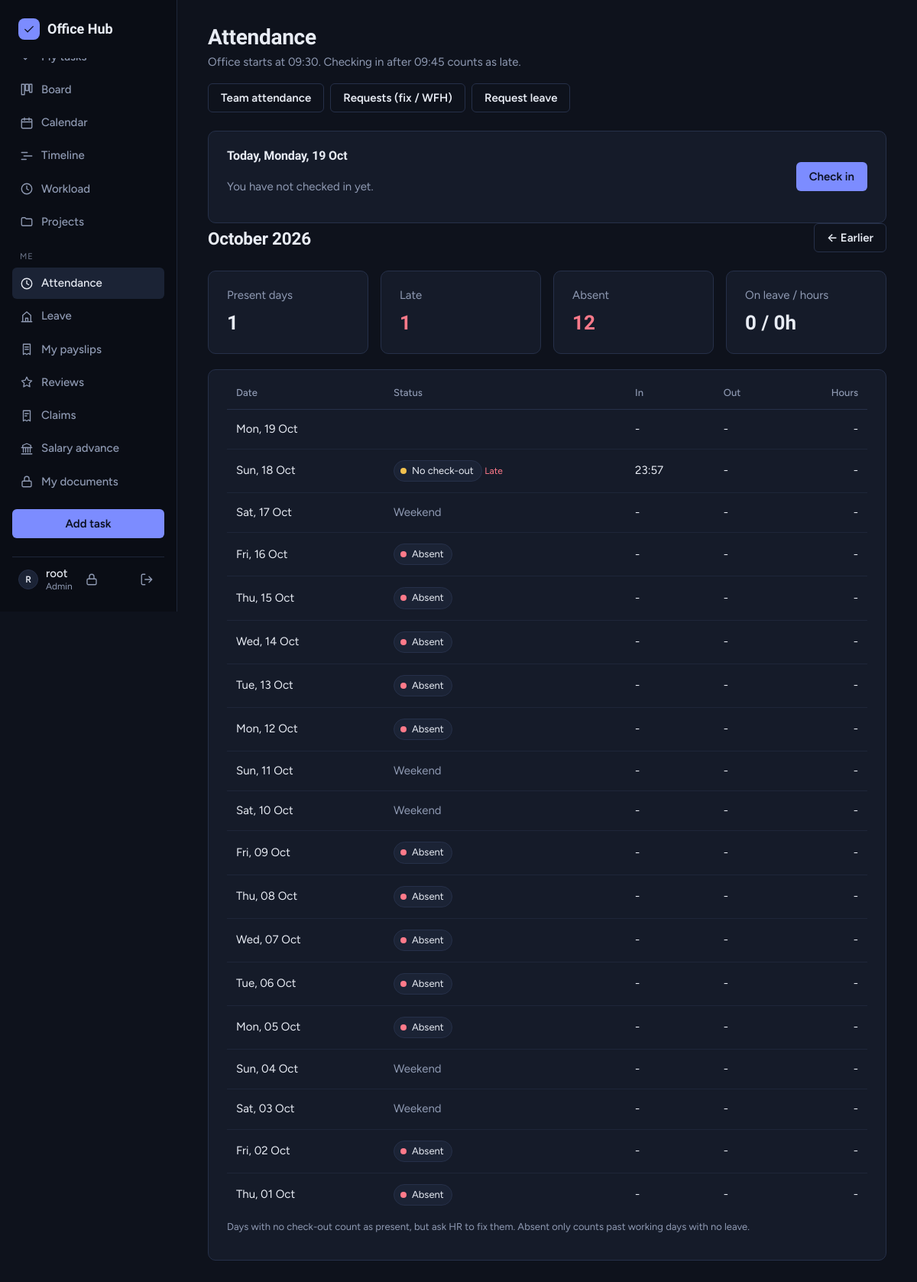
Page /attendance/ (signed in) on the committed database.
### core/models.py (models this page shows, shortened)
class Attendance(models.Model):
    user = models.ForeignKey(User, on_delete=models.CASCADE, related_name='attendance')
    date = models.DateField()
    check_in = models.DateTimeField()
    check_out = models.DateTimeField(null=True, blank=True)
    note = models.CharField(max_length=200, blank=True)
    MODE_CHOICES = [('office', 'Office'), ('wfh', 'Work from home')]
    mode = models.CharField(max_length=6, choices=MODE_CHOICES, default='office')
    edited_by = models.ForeignKey(User, on_delete=models.SET_NULL, null=True, blank=True, related_name='+')
    class Meta:
        ordering = ['-date']
        constraints = [models.UniqueConstraint(fields=['user', 'date'], name='one_attendance_per_day')]
    @property
    def hours(self):
        if not self.check_out:
            return None
        return max((self.check_out - self.check_in).total_seconds(), 0) / 3600

### core/views_attendance.py (the view)
# urls.py: path('attendance/', views_attendance.attendance_me, name='attendance_me'),
@login_required
def attendance_me(request):
    today = timezone.localdate()
    year, month = _parse_month(request.GET.get('month'))
    if (year, month) > (today.year, today.month):
        year, month = today.year, today.month
    rows, summary = month_data([request.user], year, month, today)[request.user.pk]
    record_today = Attendance.objects.filter(user=request.user, date=today).first()
    prev_year, prev_month = _shift_month(year, month, -1)
    next_year, next_month = _shift_month(year, month, 1)
    return render(request, 'core/attendance.html', {
        'record': record_today,
        'can_check_in': record_today is None,
        'can_check_out': record_today is not None and record_today.check_out is None,
        'rows': list(reversed(rows)),
        'summary': summary,
        'label': month_label(year, month),
        'prev_key': _month_key(prev_year, prev_month),
        'next_key': _month_key(next_year, next_month) if (next_year, next_month) <= (today.year, today.month) else None,
        'start': work_start(),
        'cutoff': late_cutoff(),
        'now': timezone.localtime(),
        'can_view_team': bool(visible_people(request.user).exists()) or is_hr(request.user),
    })

### core/attendance.py (called while the page is built, shortened)
def work_start():
    try:
        hour, minute = (int(part) for part in str(settings.ATTENDANCE_START).split(':'))
        return datetime.time(hour, minute)
    except (ValueError, TypeError):
        return datetime.time(9, 30)

def late_cutoff():
    start = datetime.datetime.combine(datetime.date(2000, 1, 1), work_start())
    return (start + datetime.timedelta(minutes=settings.ATTENDANCE_GRACE_MINUTES)).time()

def is_late(record):
    return timezone.localtime(record.check_in).time() > late_cutoff()

def classify(record, today):
    if record.check_out is None:
        return 'open' if record.date >= today else 'no_checkout'

def _leave_dates(leaves, start, end):
    dates = set()
    for leave in leaves:
        day = max(leave.start_date, start)
        stop = min(leave.end_date, end)
        while day <= stop:
            dates.add(day)
            day += datetime.timedelta(days=1)
    return dates

### core/context_processors.py (called while the page is built)
def app_context(request):
    user = getattr(request, 'user', None)
    if user is None or not user.is_authenticated:
        return {}
    return {
        'unread_notifications_count': Notification.objects.filter(user=user, is_read=False).count(),
        'user_role': role_of(user),
        'user_is_manager': is_manager(user),
        'user_is_hr': is_hr(user),
        'currency': settings.CURRENCY_SYMBOL,
    }

### core/hr.py (called while the page is built)
def holiday_set(start, end):
    return set(Holiday.objects.filter(date__range=(start, end)).values_list('date', flat=True))

def month_bounds(year, month):
    return datetime.date(year, month, 1), datetime.date(year, month, calendar.monthrange(year, month)[1])

### core/permissions.py (called while the page is built)
def role_of(user):
    if not getattr(user, 'is_authenticated', False):
        return None
    if user.is_superuser:
        return 'admin'
    profile = getattr(user, 'profile', None)
    return profile.role if profile else 'member'

def is_manager(user):
    return role_of(user) in ('admin', 'manager')

def is_hr(user):
    return role_of(user) in ('admin', 'hr')

### core/views_attendance.py (called while the page is built)
def visible_people(viewer):
    people = User.objects.filter(is_active=True).select_related('profile').order_by('username')
    if is_hr(viewer):
        return people
    if is_manager(viewer):
        return people.filter(profile__reporting_manager=viewer)
    return people.none()

### core/views_hr.py (called while the page is built)
def month_label(year, month):
    return f'{MONTH_NAMES[month]} {year}'

def _month_key(year, month):
    return f'{year}-{month:02d}'

def _shift_month(year, month, delta):
    index = year * 12 + (month - 1) + delta
    return index // 12, index % 12 + 1

### core/templates/core/attendance.html (shortened to what this page needs)
{% extends 'core/base.html' %}
{% block content %}
<div class="page-head">
    <div>
        <h1>Attendance</h1>
        <p class="page-sub">Office starts at {{ start|time:"H:i" }}. Checking in after {{ cutoff|time:"H:i" }} counts as late.</p>
    </div>
    <div class="head-actions">
        {% if can_view_team %}<a href="{% url 'attendance_team' %}" class="btn btn-ghost">Team attendance</a>{% endif %}
        <a href="{% url 'request_list' %}" class="btn btn-ghost">Requests (fix / WFH)</a>
        <a href="{% url 'leave_add' %}" class="btn btn-ghost">Request leave</a>
    </div>
</div>
<section class="card checkin" aria-labelledby="today-title">
    <div>
        <h2 class="card-title" id="today-title">Today, {{ now|date:"l, d M" }}</h2>
        {% if record %}
        <p class="muted">{% if record.mode == 'wfh' %}<span class="chip">Work from home</span> {% endif %}Checked in at <strong>{{ record.check_in|time:"H:i" }}</strong>{% if record.check_out %}, checked out at <strong>{{ record.check_out|time:"H:i" }}</strong> ({{ record.hours|floatformat:1 }} hours).{% else %}. Don't forget to check out.{% endif %}</p>
        {% else %}
        <p class="muted">You have not checked in yet.</p>
        {% endif %}
    </div>
    <div class="head-actions">
        {% if can_check_in %}<form method="POST" action="{% url 'check_in' %}">{% csrf_token %}<button type="submit" class="btn btn-primary">Check in</button></form>{% endif %}
    </div>
</section>
<div class="page-head">
    <div><h2 style="margin:0;">{{ label }}</h2></div>
    <div class="head-actions">
        <a href="?month={{ prev_key }}" class="btn btn-ghost">&larr; Earlier</a>
    </div>
</div>
{% include 'core/_attendance_summary.html' %}
<section class="card">
    {% include 'core/_attendance_rows.html' with hr=False %}
    <p class="help">Days with no check-out count as present, but ask HR to fix them. Absent only counts past working days with no leave.</p>
</section>
{% endblock %}

### core/templates/core/base.html (shortened to what this page needs)
{% load static %}<!DOCTYPE html>
<html lang="en">
<head>
    <link href="{% static 'core/css/theme.css' %}" rel="stylesheet">
</head>
<body>
{% with url_name=request.resolver_match.url_name %}
<div class="shell">
    <aside class="sidebar">
        <a class="brand" href="{% url 'dashboard' %}">
            <span class="brand-mark" aria-hidden="true">
                <svg class="icon" viewBox="0 0 24 24"><path d="M5 12.5l4.5 4.5L19 7.5"/></svg>
            </span>
            Office Hub
        </a>
        <nav class="nav" aria-label="Main">
            <a href="{% url 'dashboard' %}?mine=1" {% if url_name == 'dashboard' and request.GET.mine %}aria-current="page"{% endif %}>
                <svg class="icon" viewBox="0 0 24 24" aria-hidden="true"><path d="M5 12.5l4.5 4.5L19 7.5"/></svg>
                My tasks
            </a>
            <a href="{% url 'board' %}" {% if url_name in "board" %}aria-current="page"{% endif %}>
                <svg class="icon" viewBox="0 0 24 24" aria-hidden="true"><path d="M3 3h5v18H3zM10 3h5v11h-5zM17 3h4v14h-4z"/></svg>
                Board
            </a>
            <a href="{% url 'task_calendar' %}" {% if url_name in "task_calendar" %}aria-current="page"{% endif %}>
                <svg class="icon" viewBox="0 0 24 24" aria-hidden="true"><path d="M3 7a2 2 0 0 1 2-2h14a2 2 0 0 1 2 2v12a2 2 0 0 1-2 2H5a2 2 0 0 1-2-2zM3 10h18M8 3v4M16 3v4"/></svg>
                Calendar
            </a>
            <a href="{% url 'timeline' %}" {% if url_name in "timeline" %}aria-current="page"{% endif %}>
                <svg class="icon" viewBox="0 0 24 24" aria-hidden="true"><path d="M3 6h10M7 12h14M3 18h8"/></svg>
                Timeline
            </a>
            <a href="{% url 'workload' %}" {% if url_name in "workload" %}aria-current="page"{% endif %}>
                <svg class="icon" viewBox="0 0 24 24" aria-hidden="true"><path d="M12 3a9 9 0 1 0 0 18 9 9 0 0 0 0-18zM12 7v5l3 2"/></svg>
                Workload
            </a>
            <a href="{% url 'project_list' %}" {% if url_name in "project_list project_add project_edit project_delete label_list" %}aria-current="page"{% endif %}>
                <svg class="icon" viewBox="0 0 24 24" aria-hidden="true"><path d="M3 7a2 2 0 0 1 2-2h4l2 2h8a2 2 0 0 1 2 2v8a2 2 0 0 1-2 2H5a2 2 0 0 1-2-2z"/></svg>
                Projects
            </a>
            <div class="nav-section">Me</div>
            <a href="{% url 'attendance_me' %}" {% if url_name in "attendance_me attendance_team attendance_person attendance_edit request_list request_add" %}aria-current="page"{% endif %}>
                <svg class="icon" viewBox="0 0 24 24" aria-hidden="true"><path d="M12 3a9 9 0 1 0 0 18 9 9 0 0 0 0-18zM12 7v5l3.5 2"/></svg>
                Attendance
            </a>
            <a href="{% url 'leave_list' %}" {% if url_name in "leave_list leave_add" %}aria-current="page"{% endif %}>
                <svg class="icon" viewBox="0 0 24 24" aria-hidden="true"><path d="M3 21h18M5 21V10l7-6 7 6v11M10 21v-6h4v6"/></svg>
                Leave
            </a>
            <a href="{% url 'my_payslips' %}" {% if url_name in "my_payslips payslip_detail" %}aria-current="page"{% endif %}>
                <svg class="icon" viewBox="0 0 24 24" aria-hidden="true"><path d="M6 3h12v18l-3-2-3 2-3-2-3 2zM9 8h6M9 12h6"/></svg>
                My payslips
            </a>
            <a href="{% url 'review_home' %}" {% if url_name in "review_home review_detail cycle_add cycle_detail" %}aria-current="page"{% endif %}>
                <svg class="icon" viewBox="0 0 24 24" aria-hidden="true"><path d="M12 3l2.7 5.6 6.1.9-4.4 4.3 1 6.1L12 17l-5.4 2.9 1-6.1L3.2 9.5l6.1-.9z"/></svg>
                Reviews
            </a>
            <a href="{% url 'claim_list' %}" {% if url_name in "claim_list claim_add" %}aria-current="page"{% endif %}>
                <svg class="icon" viewBox="0 0 24 24" aria-hidden="true"><path d="M6 3h12v18l-3-2-3 2-3-2-3 2zM9 8h6M9 12h3"/></svg>
                Claims
            </a>
            <a href="{% url 'advance_list' %}" {% if url_name in "advance_list advance_add" %}aria-current="page"{% endif %}>
                <svg class="icon" viewBox="0 0 24 24" aria-hidden="true"><path d="M3 10h18M5 10V6l7-3 7 3v4M6 10v8M10 10v8M14 10v8M18 10v8M3 21h18"/></svg>
                Salary advance
            </a>
            <a href="{% url 'vault_me' %}" {% if url_name in "vault_me vault_add" %}aria-current="page"{% endif %}>
                <svg class="icon" viewBox="0 0 24 24" aria-hidden="true"><rect x="4" y="11" width="16" height="10" rx="2"/><path d="M8 11V7a4 4 0 0 1 8 0v4"/></svg>
                My documents
            </a>
        </nav>
        <a href="{% url 'add_task' %}" class="btn btn-primary btn-block side-add">Add task</a>
        <div class="sidebar-foot">
            <span class="avatar" aria-hidden="true">{{ request.user.username|slice:":1" }}</span>
            <span class="user-meta">
                <span class="user-name">{{ request.user.username }}</span>
                <span class="user-role">{{ user_role|default:"member" }}</span>
            </span>
            <a href="{% url 'password_change' %}" class="btn-icon" title="Change password" aria-label="Change password">
                <svg class="icon" viewBox="0 0 24 24" aria-hidden="true"><rect x="4" y="11" width="16" height="10" rx="2"/><path d="M8 11V7a4 4 0 0 1 8 0v4"/></svg>
            </a>
            <form method="POST" action="{% url 'logout' %}">
                <button type="submit" class="btn-icon" title="Log out" aria-label="Log out">
                    <svg class="icon" viewBox="0 0 24 24" aria-hidden="true"><path d="M9 21H5a2 2 0 0 1-2-2V5a2 2 0 0 1 2-2h4M16 17l5-5-5-5M21 12H9"/></svg>
                </button>
            </form>
        </div>
    </aside>
    <main class="main">
        {% block content %}{% endblock %}
    </main>
</div>
{% endwith %}
</body>
</html>

### core/templates/core/_attendance_rows.html (shortened to what this page needs)
<div class="table-wrap">
    <table class="data">
        <thead><tr><th scope="col">Date</th><th scope="col">Status</th><th scope="col">In</th><th scope="col">Out</th><th scope="col" class="num">Hours</th></tr></thead>
        <tbody>
            {% for r in rows %}
            {% if r.status != 'before' %}
            <tr>
                <td class="nowrap">{{ r.date|date:"D, d M" }}</td>
                <td>
                    {% if r.status == 'present' or r.status == 'open' %}<span class="pill"><span class="dot c-completed"></span>{{ r.label }}</span>
                    {% elif r.status == 'half' or r.status == 'short' or r.status == 'no_checkout' %}<span class="pill"><span class="dot c-pending"></span>{{ r.label }}</span>
                    {% elif r.status == 'absent' %}<span class="pill"><span class="dot p-high"></span>{{ r.label }}</span>
                    {% elif r.status == 'leave' %}<span class="pill"><span class="dot c-progress"></span>{{ r.label }}</span>
                    {% else %}<span class="muted">{{ r.label }}</span>{% endif %}
                    {% if r.late %}<span class="overdue-tag">Late</span>{% endif %}
                </td>
                <td class="nowrap">{% if r.record %}{{ r.record.check_in|time:"H:i" }}{% else %}-{% endif %}</td>
                <td class="nowrap">{% if r.record and r.record.check_out %}{{ r.record.check_out|time:"H:i" }}{% else %}-{% endif %}</td>
                <td class="num">{% if r.hours is not None %}{{ r.hours|floatformat:1 }}{% else %}-{% endif %}</td>
            </tr>
            {% endif %}
            {% endfor %}
        </tbody>
    </table>
</div>

### rows in the picture
Attendance: date "Sun, 18 Oct", label "No check-out", shows "Late", record.check_in "23:57"

### other values in the picture
{{ request.user.username|slice:":1" }} "R"
{{ request.user.username }} "root"
{{ user_role|default:"member" }} "Admin"
{{ start|time:"H:i" }} "09:30"
{{ cutoff|time:"H:i" }} "09:45"
{{ now|date:"l, d M" }} "Monday, 19 Oct"
{{ label }} "October 2026"
{{ summary.present|floatformat:"-1" }} "1"
{{ summary.late }} "1"
{{ summary.absent }} "12"
{{ summary.leave }} "0"
{{ summary.hours|floatformat:"-1" }} "0"
{{ r.date|date:"D, d M" }} "Mon, 19 Oct" "Sat, 17 Oct" "Fri, 16 Oct" "Thu, 15 Oct" "Wed, 14 Oct" "Tue, 13 Oct" "Mon, 12 Oct" "Sun, 11 Oct" "Sat, 10 Oct" "Fri, 09 Oct" "Thu, 08 Oct" "Wed, 07 Oct" "Tue, 06 Oct" "Mon, 05 Oct" "Sun, 04 Oct" "Sat, 03 Oct" "Fri, 02 Oct" "Thu, 01 Oct"
{{ r.label }} "Weekend" "Weekend" "Weekend" "Weekend" "Weekend"
{{ r.label }} "Absent" "Absent" "Absent" "Absent" "Absent" "Absent" "Absent" "Absent" "Absent" "Absent" "Absent" "Absent"
